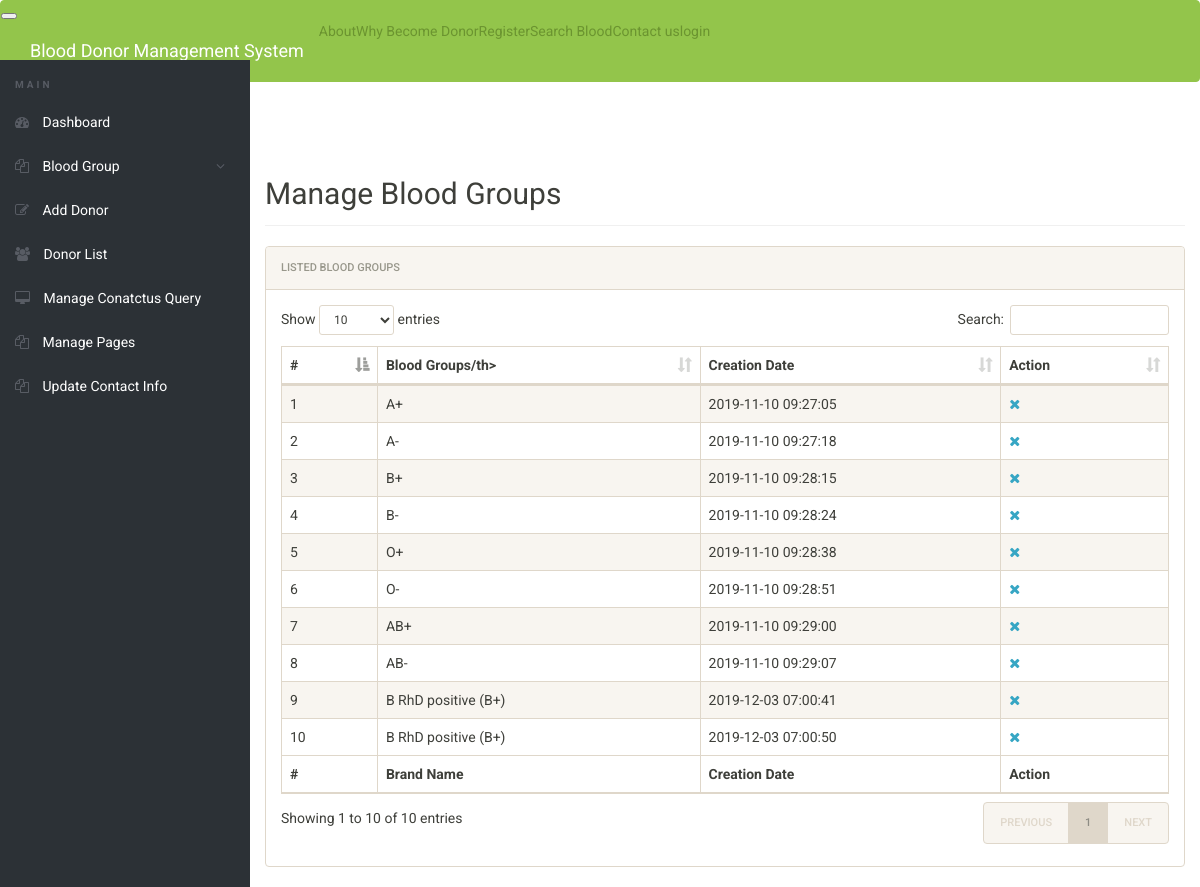
/admin/manage-bloodgroup.php (signed in), run on the app's committed database.
### tables this page shows
CREATE TABLE `tblbloodgroup` (
  `id` int(11) NOT NULL,
  `BloodGroup` varchar(20) DEFAULT NULL,
  `PostingDate` timestamp NOT NULL DEFAULT current_timestamp()
);

### admin/manage-bloodgroup.php (the view, shortened to what this page needs)
<?php
include('includes/config.php');
if(strlen($_SESSION['alogin'])==0)
	{
header('location:index.php');
}
else{
 ?>
<!doctype html>
<html lang="en" class="no-js">
<head>
	<link rel="stylesheet" href="css/font-awesome.min.css">
	<link rel="stylesheet" href="css/bootstrap.min.css">
	<link rel="stylesheet" href="css/dataTables.bootstrap.min.css">
	<link rel="stylesheet" href="css/bootstrap-social.css">
	<link rel="stylesheet" href="css/bootstrap-select.css">
	<link rel="stylesheet" href="css/fileinput.min.css">
	<link rel="stylesheet" href="css/awesome-bootstrap-checkbox.css">
	<link rel="stylesheet" href="css/style.css">
</head>
<body>
	<?php include('includes/header.php');?>
	<div class="ts-main-content">
		<?php include('includes/leftbar.php');?>
		<div class="content-wrapper">
			<div class="container-fluid">
				<div class="row">
					<div class="col-md-12">
						<h2 class="page-title">Manage Blood Groups</h2>
						<div class="panel panel-default">
							<div class="panel-heading">Listed  Blood Groups</div>
							<div class="panel-body">
								<table id="zctb" class="display table table-striped table-bordered table-hover" cellspacing="0" width="100%">
									<thead>
										<tr>
										<th>#</th>
												<th>Blood Groups/th>
											<th>Creation Date</th>
											<th>Action</th>
										</tr>
									</thead>
									<tfoot>
										<tr>
										<th>#</th>
											<th>Brand Name</th>
											<th>Creation Date</th><th>Action</th>
										</tr>
									</tfoot>
									<tbody>
<?php $sql = "SELECT * from  tblbloodgroup ";
$query = $dbh -> prepare($sql);
$query->execute();
$results=$query->fetchAll(PDO::FETCH_OBJ);
$cnt=1;
if($query->rowCount() > 0)
{
foreach($results as $result)
{				?>
										<tr>
											<td><?php echo htmlentities($cnt);?></td>
											<td><?php echo htmlentities($result->BloodGroup);?></td>
											<td><?php echo htmlentities($result->PostingDate);?></td>
<td>
<a href="manage-bloodgroup.php?del=<?php echo $result->id;?>" onclick="return confirm('Do you want to delete');"><i class="fa fa-close"></i></a></td>
										</tr>
										<?php $cnt=$cnt+1; }} ?>
									</tbody>
								</table>
							</div>
						</div>
					</div>
				</div>
			</div>
		</div>
	</div>
</body>
</html>
<?php } ?>

### admin/css/style.css (style rules this page uses)
html { font-size: 14px; }
@media only screen and (min-width: 480px) { html { font-size: 17px; } }
@media only screen and (min-width: 768px) { html { font-size: 14px; } }
body { font-size: 1em; }
a { color: #37a6c4; }
.panel { overflow: hidden; }
.page-title { padding-bottom: 15px; margin-bottom: 20px; border-bottom: 1px solid #f0f0f0; }
.ts-main-content .content-wrapper { padding-top: 15px; margin-top: 60px; }
@media only screen and (min-width: 992px) { .ts-main-content .content-wrapper { margin-left: 250px; } }

### data on the page
tblbloodgroup: BloodGroup "A+", PostingDate "2019-11-10 09:27:05"
tblbloodgroup: BloodGroup "A-", PostingDate "2019-11-10 09:27:18"
tblbloodgroup: BloodGroup "B+", PostingDate "2019-11-10 09:28:15"
tblbloodgroup: BloodGroup "B-", PostingDate "2019-11-10 09:28:24"
tblbloodgroup: BloodGroup "O+", PostingDate "2019-11-10 09:28:38"
tblbloodgroup: BloodGroup "O-", PostingDate "2019-11-10 09:28:51"
tblbloodgroup: BloodGroup "AB+", PostingDate "2019-11-10 09:29:00"
tblbloodgroup: BloodGroup "AB-", PostingDate "2019-11-10 09:29:07"
tblbloodgroup: BloodGroup "B RhD positive (B+)", PostingDate "2019-12-03 07:00:41"
tblbloodgroup: BloodGroup "B RhD positive (B+)", PostingDate "2019-12-03 07:00:50"
